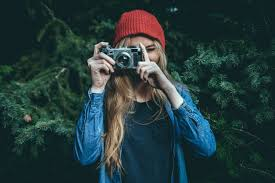
#> input picture Practicals/girl.jpeg, 275 x 183 px
$ python pratical3.py
#> lines starting #> are read from the running program, lines starting #| are printed output that depends on the picture
# [38 lines of commented-out code are left out]

import cv2 as cv

# Read image
img = cv.imread("girl.jpeg", 0)
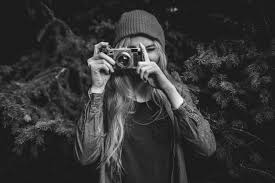
#> img: shape (183, 275); min 0, max 255, mean 51.4

# Check image
if img is None:
    print("Error: girl.jpeg not found!")
    exit()

rows, cols = img.shape
#> rows = 183; cols = 275

# Shrink image
img_shrinked = cv.resize(img, (250, 200), interpolation=cv.INTER_AREA)
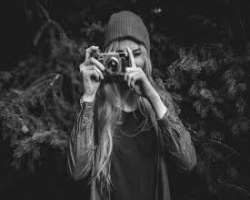
#> img_shrinked: shape (200, 250); min 6, max 245, mean 51.3

# Enlarge image
img_enlarged = cv.resize(img_shrinked, None,
                         fx=1.5,
                         fy=1.5,
                         interpolation=cv.INTER_CUBIC)

# Show images
cv.imshow("Original", img)
cv.imshow("Shrinked", img_shrinked)
cv.imshow("Enlarged", img_enlarged)

cv.waitKey(0)
cv.destroyAllWindows()

# [7 lines of commented-out code are left out]

$ run again, with Practicals/img.jpeg copied over Practicals/girl.jpeg
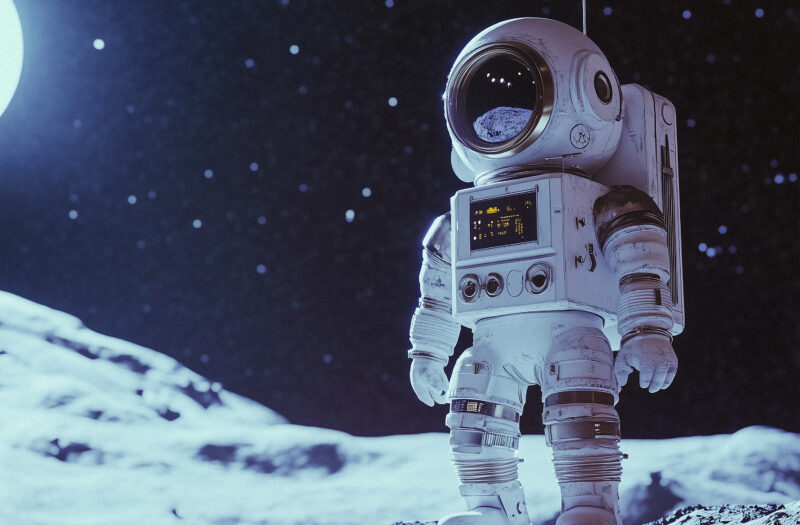
#> input picture Practicals/img.jpeg, 800 x 525 px
#> `img = cv.imread("girl.jpeg", 0)`:
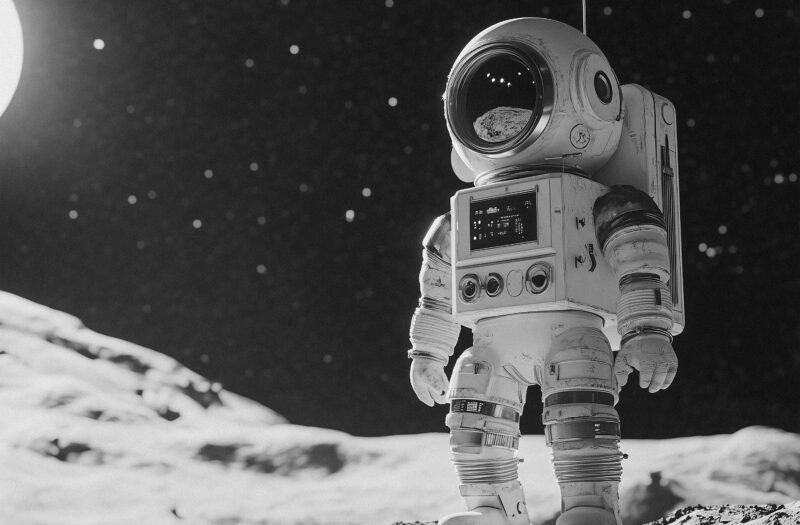
#> img: shape (525, 800); min 6, max 255, mean 88.6
#> `img_enlarged = cv.resize(img_shrinked, None, fx=1.5, fy=1.5, interpola..`:
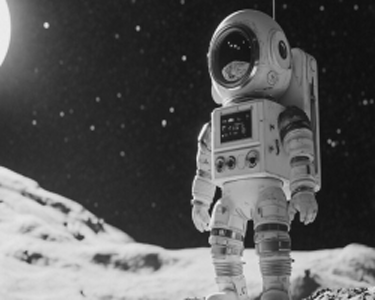
#> img_enlarged: shape (300, 375); min 11, max 247, mean 88.6
